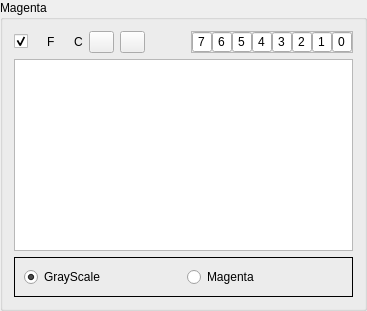
                   <widget class="QGroupBox" name="m_gbMagenta">
                    <property name="title">
                     <string>Magenta</string>
                    </property>
                    <layout class="QGridLayout" name="gridLayout_22">
                     <item row="0" column="0">
                      <layout class="QHBoxLayout" name="horizontalLayout_16">
                       <item>
                        <widget class="QCheckBox" name="m_cbMagentaIndex">
                         <property name="text">
                          <string/>
                         </property>
                         <property name="checked">
                          <bool>true</bool>
                         </property>
                        </widget>
                       </item>
                       <item>
                        <layout class="QHBoxLayout" name="horizontalLayout_7">
                         <item>
                          <widget class="QLabel" name="m_ledFlu2">
                           <property name="text">
                            <string/>
                           </property>
                           <property name="pixmap">
                            <pixmap resource="../../In2Apps/In2CMYK/In2CMYK/shared.qrc">:/res/images/Ledrojo.png</pixmap>
                           </property>
                          </widget>
                         </item>
                         <item>
                          <widget class="QLabel" name="label_3">
                           <property name="text">
                            <string>F</string>
                           </property>
                          </widget>
                         </item>
                        </layout>
                       </item>
                       <item>
                        <layout class="QHBoxLayout" name="horizontalLayout_15">
                         <item>
                          <widget class="QLabel" name="m_ledHMagenta">
                           <property name="text">
                            <string/>
                           </property>
                           <property name="pixmap">
                            <pixmap resource="../../In2Apps/In2CMYK/In2CMYK/shared.qrc">:/res/images/Ledrojo.png</pixmap>
                           </property>
                          </widget>
                         </item>
                         <item>
                          <widget class="QLabel" name="label_4">
                           <property name="text">
                            <string>C</string>
                           </property>
                          </widget>
                         </item>
                        </layout>
                       </item>
                       <item>
                        <widget class="QPushButton" name="m_pbPaintMagenta">
                         <property name="sizePolicy">
                          <sizepolicy hsizetype="Preferred" vsizetype="Fixed">
                           <horstretch>0</horstretch>
                           <verstretch>0</verstretch>
                          </sizepolicy>
                         </property>
                         <property name="maximumSize">
                          <size>
                           <width>25</width>
                           <height>25</height>
                          </size>
                         </property>
                         <property name="text">
                          <string/>
                         </property>
                         <property name="icon">
                          <iconset resource="../../In2Apps/In2CMYK/In2CMYK/shared.qrc">
                           <normaloff>:/res/images/Paint.png</normaloff>:/res/images/Paint.png</iconset>
                         </property>
                        </widget>
                       </item>
                       <item>
                        <widget class="QPushButton" name="m_pbImageMagenta">
                         <property name="maximumSize">
                          <size>
                           <width>25</width>
                           <height>25</height>
                          </size>
                         </property>
                         <property name="text">
                          <string/>
                         </property>
                         <property name="icon">
                          <iconset resource="../../In2Apps/In2CMYK/In2CMYK/shared.qrc">
                           <normaloff>:/res/images/kview.png</normaloff>:/res/images/kview.png</iconset>
                         </property>
                        </widget>
                       </item>
                       <item>
                        <spacer name="horizontalSpacer_2">
                         <property name="orientation">
                          <enum>Qt::Horizontal</enum>
                         </property>
                         <property name="sizeHint" stdset="0">
                          <size>
                           <width>40</width>
                           <height>20</height>
                          </size>
                         </property>
                        </spacer>
                       </item>
                       <item>
                        <widget class="QFrame" name="frame_5">
                         <property name="frameShape">
                          <enum>QFrame::StyledPanel</enum>
                         </property>
                         <property name="frameShadow">
                          <enum>QFrame::Raised</enum>
                         </property>
                         <layout class="QGridLayout" name="gridLayout_10">
                          <property name="leftMargin">
                           <number>0</number>
                          </property>
                          <property name="topMargin">
                           <number>0</number>
                          </property>
                          <property name="rightMargin">
                           <number>0</number>
                          </property>
                          <property name="bottomMargin">
                           <number>0</number>
                          </property>
                          <property name="spacing">
                           <number>0</number>
                          </property>
                          <item row="0" column="0">
                           <layout class="QHBoxLayout" name="horizontalLayout_9">
                            <property name="spacing">
                             <number>0</number>
                            </property>
                            <item>
                             <widget class="QLineEdit" name="m_leMagentaPal7">
                              <property name="sizePolicy">
                               <sizepolicy hsizetype="Fixed" vsizetype="Fixed">
                                <horstretch>0</horstretch>
                                <verstretch>0</verstretch>
                               </sizepolicy>
                              </property>
                              <property name="minimumSize">
                               <size>
                                <width>20</width>
                                <height>20</height>
                               </size>
                              </property>
                              <property name="maximumSize">
                               <size>
                                <width>20</width>
                                <height>20</height>
                               </size>
                              </property>
                              <property name="text">
                               <string>7</string>
                              </property>
                              <property name="alignment">
                               <set>Qt::AlignCenter</set>
                              </property>
                             </widget>
                            </item>
                            <item>
                             <widget class="QLineEdit" name="m_leMagentaPal6">
                              <property name="sizePolicy">
                               <sizepolicy hsizetype="Fixed" vsizetype="Fixed">
                                <horstretch>0</horstretch>
                                <verstretch>0</verstretch>
                               </sizepolicy>
                              </property>
                              <property name="minimumSize">
                               <size>
                                <width>20</width>
                                <height>20</height>
                               </size>
                              </property>
                              <property name="maximumSize">
                               <size>
                                <width>20</width>
                                <height>20</height>
                               </size>
                              </property>
                              <property name="text">
                               <string>6</string>
                              </property>
                              <property name="alignment">
                               <set>Qt::AlignCenter</set>
                              </property>
                             </widget>
                            </item>
                            <item>
                             <widget class="QLineEdit" name="m_leMagentaPal5">
                              <property name="sizePolicy">
                               <sizepolicy hsizetype="Fixed" vsizetype="Fixed">
                                <horstretch>0</horstretch>
                                <verstretch>0</verstretch>
                               </sizepolicy>
                              </property>
                              <property name="minimumSize">
                               <size>
                                <width>20</width>
                                <height>20</height>
                               </size>
                              </property>
                              <property name="maximumSize">
                               <size>
                                <width>20</width>
                                <height>20</height>
                               </size>
                              </property>
                              <property name="text">
                               <string>5</string>
                              </property>
                              <property name="alignment">
                               <set>Qt::AlignCenter</set>
                              </property>
                             </widget>
                            </item>
                            <item>
                             <widget class="QLineEdit" name="m_leMagentaPal4">
                              <property name="sizePolicy">
                               <sizepolicy hsizetype="Fixed" vsizetype="Fixed">
                                <horstretch>0</horstretch>
                                <verstretch>0</verstretch>
                               </sizepolicy>
                              </property>
                              <property name="minimumSize">
                               <size>
                                <width>20</width>
                                <height>20</height>
                               </size>
                              </property>
                              <property name="maximumSize">
                               <size>
                                <width>20</width>
                                <height>20</height>
                               </size>
                              </property>
                              <property name="text">
                               <string>4</string>
                              </property>
                              <property name="alignment">
                               <set>Qt::AlignCenter</set>
                              </property>
                             </widget>
                            </item>
                            <item>
                             <widget class="QLineEdit" name="m_leMagentaPal3">
                              <property name="sizePolicy">
                               <sizepolicy hsizetype="Fixed" vsizetype="Fixed">
                                <horstretch>0</horstretch>
                                <verstretch>0</verstretch>
                               </sizepolicy>
                              </property>
                              <property name="minimumSize">
                               <size>
                                <width>20</width>
                                <height>20</height>
                               </size>
                              </property>
                              <property name="maximumSize">
                               <size>
                                <width>20</width>
                                <height>20</height>
                               </size>
                              </property>
                              <property name="text">
                               <string>3</string>
                              </property>
                              <property name="alignment">
                               <set>Qt::AlignCenter</set>
                              </property>
                             </widget>
                            </item>
                            <item>
                             <widget class="QLineEdit" name="m_leMagentaPal2">
                              <property name="sizePolicy">
                               <sizepolicy hsizetype="Fixed" vsizetype="Fixed">
                                <horstretch>0</horstretch>
                                <verstretch>0</verstretch>
                               </sizepolicy>
                              </property>
                              <property name="minimumSize">
                               <size>
                                <width>20</width>
                                <height>20</height>
                               </size>
                              </property>
                              <property name="maximumSize">
                               <size>
                                <width>20</width>
                                <height>20</height>
                               </size>
                              </property>
                              <property name="text">
                               <string>2</string>
                              </property>
                              <property name="alignment">
                               <set>Qt::AlignCenter</set>
                              </property>
                             </widget>
                            </item>
                            <item>
                             <widget class="QLineEdit" name="m_leMagentaPal1">
                              <property name="sizePolicy">
                               <sizepolicy hsizetype="Fixed" vsizetype="Fixed">
                                <horstretch>0</horstretch>
                                <verstretch>0</verstretch>
                               </sizepolicy>
                              </property>
                              <property name="minimumSize">
                               <size>
                                <width>20</width>
                                <height>20</height>
                               </size>
                              </property>
                              <property name="maximumSize">
                               <size>
                                <width>20</width>
                                <height>20</height>
                               </size>
                              </property>
                              <property name="text">
                               <string>1</string>
                              </property>
                              <property name="alignment">
                               <set>Qt::AlignCenter</set>
                              </property>
                             </widget>
                            </item>
                            <item>
                             <widget class="QLineEdit" name="m_leMagentaPal0">
                              <property name="sizePolicy">
                               <sizepolicy hsizetype="Fixed" vsizetype="Fixed">
                                <horstretch>0</horstretch>
                                <verstretch>0</verstretch>
                               </sizepolicy>
                              </property>
                              <property name="minimumSize">
                               <size>
                                <width>20</width>
                                <height>20</height>
                               </size>
                              </property>
                              <property name="maximumSize">
                               <size>
                                <width>20</width>
                                <height>20</height>
                               </size>
                              </property>
                              <property name="text">
                               <string>0</string>
                              </property>
                              <property name="alignment">
                               <set>Qt::AlignCenter</set>
                              </property>
                             </widget>
                            </item>
                           </layout>
                          </item>
                         </layout>
                        </widget>
                       </item>
                      </layout>
                     </item>
                     <item row="1" column="0">
                      <widget class="QGraphicsView" name="m_gvliteMagenta">
                       <property name="backgroundBrush">
                        <brush brushstyle="Dense3Pattern">
                         <color alpha="125">
                          <red>255</red>
                          <green>0</green>
                          <blue>255</blue>
                         </color>
                        </brush>
                       </property>
                      </widget>
                     </item>
                     <item row="2" column="0">
                      <widget class="QFrame" name="frame_13">
                       <property name="frameShape">
                        <enum>QFrame::Box</enum>
                       </property>
                       <property name="frameShadow">
                        <enum>QFrame::Plain</enum>
                       </property>
                       <layout class="QHBoxLayout" name="horizontalLayout_26">
                        <item>
                         <widget class="QRadioButton" name="m_rbMagenta1">
                          <property name="text">
                           <string>GrayScale</string>
                          </property>
                          <property name="checked">
                           <bool>true</bool>
                          </property>
                         </widget>
                        </item>
                        <item>
                         <widget class="QRadioButton" name="m_rbMagenta2">
                          <property name="text">
                           <string>Magenta</string>
                          </property>
                         </widget>
                        </item>
                       </layout>
                      </widget>
                     </item>
                    </layout>
                   </widget>
